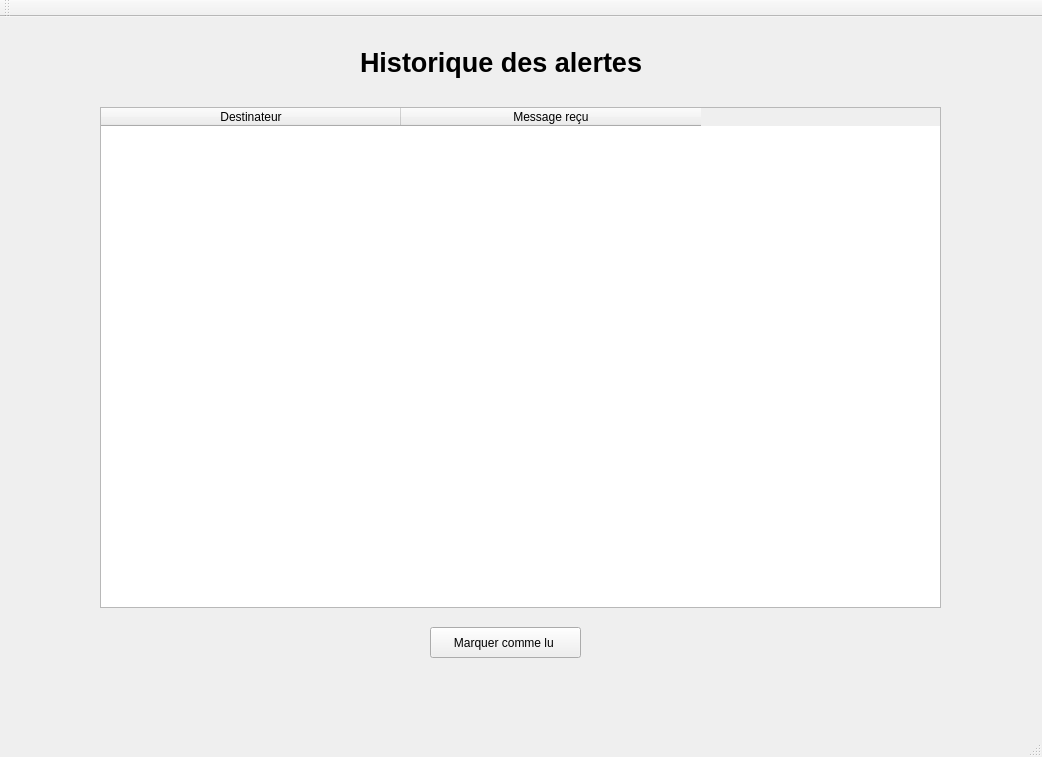
<?xml version="1.0" encoding="UTF-8"?>
<ui version="4.0">
 <class>AlerteClass</class>
 <widget class="QMainWindow" name="AlerteClass">
  <property name="geometry">
   <rect>
    <x>0</x>
    <y>0</y>
    <width>1042</width>
    <height>757</height>
   </rect>
  </property>
  <property name="windowTitle">
   <string>Alerte</string>
  </property>
  <widget class="QWidget" name="centralWidget">
   <widget class="QTableWidget" name="tableWidget">
    <property name="geometry">
     <rect>
      <x>100</x>
      <y>90</y>
      <width>841</width>
      <height>501</height>
     </rect>
    </property>
    <attribute name="horizontalHeaderMinimumSectionSize">
     <number>60</number>
    </attribute>
    <attribute name="horizontalHeaderDefaultSectionSize">
     <number>300</number>
    </attribute>
    <attribute name="verticalHeaderDefaultSectionSize">
     <number>60</number>
    </attribute>
    <column>
     <property name="text">
      <string>Destinateur</string>
     </property>
    </column>
    <column>
     <property name="text">
      <string>Message reçu</string>
     </property>
    </column>
   </widget>
   <widget class="QLabel" name="label">
    <property name="geometry">
     <rect>
      <x>360</x>
      <y>20</y>
      <width>291</width>
      <height>51</height>
     </rect>
    </property>
    <property name="font">
     <font>
      <pointsize>20</pointsize>
      <bold>true</bold>
     </font>
    </property>
    <property name="text">
     <string>Historique des alertes</string>
    </property>
   </widget>
   <widget class="QPushButton" name="pushButton">
    <property name="geometry">
     <rect>
      <x>430</x>
      <y>610</y>
      <width>151</width>
      <height>31</height>
     </rect>
    </property>
    <property name="text">
     <string>Marquer comme lu </string>
    </property>
   </widget>
   <widget class="QPushButton" name="pushButton_2">
    <property name="geometry">
     <rect>
      <x>20</x>
      <y>10</y>
      <width>71</width>
      <height>51</height>
     </rect>
    </property>
    <property name="styleSheet">
     <string notr="true">border-radius: 25px;</string>
    </property>
    <property name="text">
     <string/>
    </property>
   </widget>
  </widget>
  <widget class="QMenuBar" name="menuBar">
   <property name="geometry">
    <rect>
     <x>0</x>
     <y>0</y>
     <width>1042</width>
     <height>22</height>
    </rect>
   </property>
  </widget>
  <widget class="QToolBar" name="mainToolBar">
   <attribute name="toolBarArea">
    <enum>TopToolBarArea</enum>
   </attribute>
   <attribute name="toolBarBreak">
    <bool>false</bool>
   </attribute>
  </widget>
  <widget class="QStatusBar" name="statusBar"/>
 </widget>
 <layoutdefault spacing="6" margin="11"/>
 <resources/>
 <connections/>
</ui>
